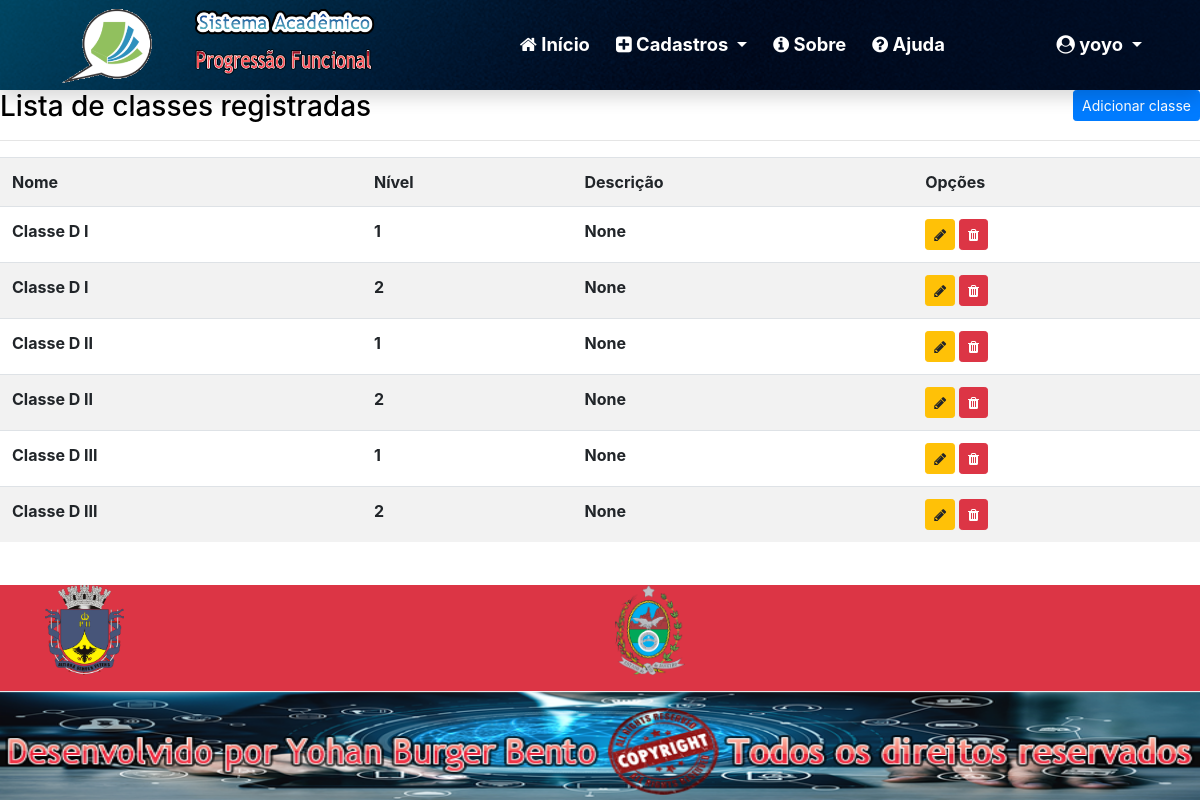
The page /listar/classes/ (signed in) on the database its author committed.
### cadastros/models.py (models this page shows, shortened)
class Classe(models.Model):
    nome = models.CharField(max_length=50)
    nivel = models.IntegerField(verbose_name="nível")
    descricao = models.CharField(max_length=150, verbose_name="descrição", null=True, blank=True)

### cadastros/views.py (the view)
# urls.py: path('listar/classes/', ClasseList.as_view(), name="listar-classe"),
class ClasseList(LoginRequiredMixin, ListView):
    login_url = reverse_lazy('login')
    model = Classe
    template_name = 'cadastros/listas/classe.html'

### cadastros/templates/cadastros/listas/classe.html
{% extends 'paginas/modelo-ifpr.html' %}
{% load static %}
{% block conteudo %}
<h3>
    Lista de classes registradas
    <a href="{% url 'cadastrar-classe' %}" class="btn btn-primary btn-sm float-right">Adicionar classe</a>
</h3>
<hr>
<div class="table-responsive">
    <table class="table table-striped">
        <tr>
            <th>Nome</th>
            <th>Nível</th>
            <th>Descrição</th>
            <th>Opções</th>
        </tr>
        {% for object in object_list %}
        <tr>
            <td>{{ object.nome }}</td>
            <td>{{ object.nivel }}</td>
            <td>{{ object.descricao }}</td>
            <td>
                <a href="{% url 'editar-classe' object.pk %}" class="btn btn-warning btn-sm" title="Editar">
                    <i class="fa fa-pencil" aria-hidden="true"></i>
                </a>
                <a href="{% url 'excluir-classe' object.pk %}" class="btn btn-danger btn-sm" title="Excluir">
                    <i class="fa fa-trash" aria-hidden="true"></i>
                </a>
            </td>
        </tr>
        {% empty %}
        <tr>
            <td colspan="3">Nenhum classe registrada.</td>
        </tr>
        {% endfor %}
    </table>
</div>
{% endblock %}

### paginas/templates/paginas/modelo-ifpr.html (shortened to what this page needs)
{% load static %}
<!doctype html>
<html lang="pt-br" class="h-100">
<head>
    <link href="{% static 'css/bootstrap.min.css' %}" rel="stylesheet">
    <link href="{% static 'css/font-awesome.min.css' %}" rel="stylesheet">
    <link href="{% static 'css/ifpr.css' %}" rel="stylesheet">
    <link rel="stylesheet" type="text/css" href="https://cdn.datatables.net/v/bs4/dt-1.10.22/datatables.min.css" />
</head>
<body class="d-flex flex-column h-100">
    <main role="main" class="flex-shrink-0">
        {% block menu %}
<nav class="navbar navbar-expand-lg navbar-dark font-115 shadow"
    style="background-image: url('{% static 'img/bgteste.png' %}'); background-size: cover; background-position: center;">
            <div class="container">
                <a class="navbar-brand" href="#">
                    <img src="{% static 'img/sistemaacademico.png' %}" height="80" alt="40">
                </a>
                <div class="collapse navbar-collapse" id="navbarNavDropdown">
                    <ul class="navbar-nav mr-auto">
                        <li class="nav-item">
                            <a class="nav-link" href="{% url 'index' %}">
                                <i class="fa fa-home" aria-hidden="true"></i>
                                Início
                            </a>
                        </li>
                        {% if request.user.is_authenticated %}
                        <li class="nav-item dropdown">
                            <a class="nav-link dropdown-toggle text-white" href="#" id="navbarDropdownMenuLink"
                                role="button" data-toggle="dropdown" aria-haspopup="true" aria-expanded="false">
                                <i class="fa fa-plus-square" aria-hidden="true"></i>
                                Cadastros
                            </a>
                        </li>
                        {% endif %}
                        <li class="nav-item ">
                            <a class="nav-link" href="{% url 'sobre' %}">
                                <i class="fa fa-info-circle" aria-hidden="true"></i>
                                Sobre
                            </a>
                        </li>
                        <li class="nav-item ">
                            <a class="nav-link" href="#">
                                <i class="fa fa-question-circle" aria-hidden="true"></i>
                                Ajuda
                            </a>
                        </li>
                    </ul>
                    <ul class="navbar-nav">
                        {% if request.user.is_authenticated %}
                        <li class="nav-item dropdown">
                            <a class="nav-link dropdown-toggle text-white" href="#" id="navbarDropdownMenuLink"
                                role="button" data-toggle="dropdown" aria-haspopup="true" aria-expanded="false">
                                <i class="fa fa-user-circle" aria-hidden="true"></i>
                                <span id="username">{{ request.user }}</span>
                            </a>
                        </li>
                        {% endif %}
                    </ul>
                </div>
            </div>
        </nav>
        {% endblock %}
    {% block conteudo %}{% endblock %}
    </main>
    <footer class="mt-auto">
        {% block rodape-links %}
        <div class="container-fluid bg-danger text-warning">
            <div class="container" heigth="100%">
                <div class="row">
                    <div class="col-sm">
                        <ul class="list-unstyled">
                            <img src="{% static 'img/emblemapetropolis.png' %}" height="90" alt="">
                        </ul>
                    </div>
                    <div class="col-sm">
                        <img src="{% static 'img/emblemarj.png' %}" height="90" alt="">
                    </div>
                </div>
            </div>
        </div>
        {% endblock %}
        {% block rodape %}
                    <img src="{% static 'img/desenvolvido por Yohan.fw.png' %}" height="109" width="100%" class="float-left" alt="">
            {% endblock %}
    </footer>
</body>
</html>

### static/css/ifpr.css (style rules this page uses)
.font-115 { font-size: 115%; }
.navbar { padding: 0 !important; }
.navbar .navbar-brand { padding-left: 10px; }
.navbar a.nav-link { color: white !important; }
.navbar .nav-item { padding: 3px 5px; }
table td { max-width: 300px; }

### rows shown on the page
Classe: nome "Classe D I", nivel "1", descricao "None"
Classe: nome "Classe D I", nivel "2", descricao "None"
Classe: nome "Classe D II", nivel "1", descricao "None"
Classe: nome "Classe D II", nivel "2", descricao "None"
Classe: nome "Classe D III", nivel "1", descricao "None"
Classe: nome "Classe D III", nivel "2", descricao "None"

### other values the page prints
{{ request.user }} "yoyo"
